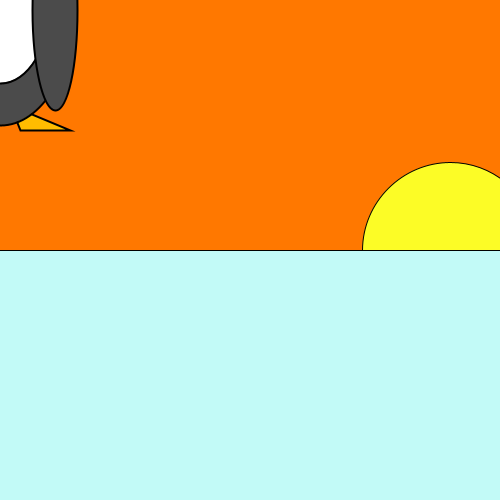
Frame 1 (no input)
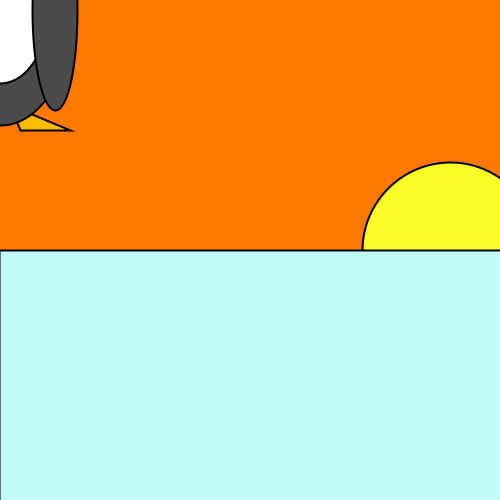
Frame 60 (the mouse pressed at the canvas centre just before this capture)
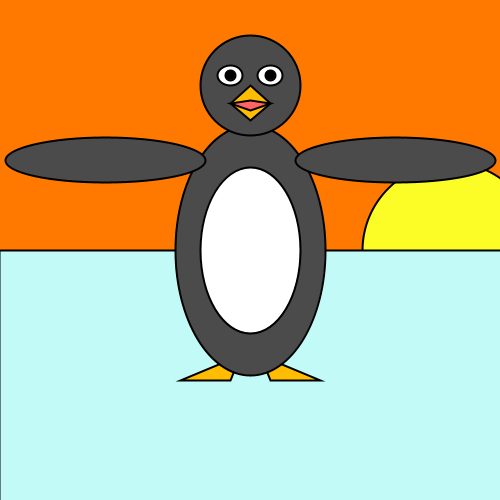
Frame 120 (the mouse held since frame 60 and released just before this capture)

The Processing sketch that drew these frames (run headless with seeded random() and noise(); from frame 60 on, the mouse is pressed at the canvas centre):

// Processing sketch: processing_24310
// ── processing_24310.pde

void setup() {
  size(500,500);
}

void draw () {



background(255, 120, 0);

smooth();


//background
fill(252, 252, 38);
ellipse(450, 250, 175, 175);
fill(194, 250, 247);
quad(-1, 250, 501, 250, 501, 501, -1, 501);

//used to express position of body
int x = mouseX;
int y = mouseY;

//used to express position of head
int a = pmouseX;
int b = pmouseY-165;

strokeWeight(2);

//feet
fill(255, 188, 0);
triangle(x+10, y+105, x+70, y+130, x+20, y+130);
triangle(x-10, y+105, x-70, y+130, x-20, y+130);

//body
fill(75);
ellipse(x, y, 150, 250);
fill(255);
ellipse(x, y, 100, 166);

//wings
fill(75);
if(mousePressed==false) {
ellipse(x-55, y+10, 45, 200);
ellipse(x+55, y+10, 45, 200);
} else {
ellipse(x-145, y-90, 200, 45);
ellipse(x+145, y-90, 200, 45);
}

//head
fill(75);
ellipse(a, b, 100, 100);

//eyes
fill(255);
ellipse(a-20, b-10, 25, 20);
ellipse(a+20, b-10, 25, 20);
fill(0);
ellipse(a-20, b-10, 10, 10);
ellipse(a+20, b-10, 10, 10);

//beak
fill(255, 188, 0);
quad(a, b, a-20, b+18, a, b+35, a+20, b+18);

if(mousePressed==false) {
quad(a, b, a-20, b+18, a, b+25, a+20, b+18);
} else {
fill(255, 99, 99);
quad(a, b+15, a-20, b+18, a, b+25, a+20, b+18);
}

}
